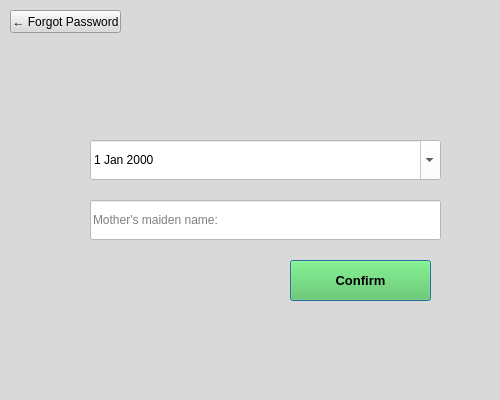
<?xml version="1.0" encoding="UTF-8"?>
<ui version="4.0">
 <class>ForgotPassword</class>
 <widget class="QDialog" name="ForgotPassword">
  <property name="geometry">
   <rect>
    <x>0</x>
    <y>0</y>
    <width>500</width>
    <height>400</height>
   </rect>
  </property>
  <property name="windowTitle">
   <string>Dialog</string>
  </property>
  <property name="styleSheet">
   <string notr="true">background-color:#D9D9D9;</string>
  </property>
  <widget class="QDateEdit" name="dateEdit">
   <property name="geometry">
    <rect>
     <x>90</x>
     <y>140</y>
     <width>351</width>
     <height>40</height>
    </rect>
   </property>
   <property name="styleSheet">
    <string notr="true">background-color:#FFFFFF;</string>
   </property>
   <property name="calendarPopup">
    <bool>true</bool>
   </property>
  </widget>
  <widget class="QLineEdit" name="lineEdit5">
   <property name="geometry">
    <rect>
     <x>90</x>
     <y>200</y>
     <width>351</width>
     <height>40</height>
    </rect>
   </property>
   <property name="styleSheet">
    <string notr="true">background-color:#FFFFFF;</string>
   </property>
   <property name="text">
    <string/>
   </property>
   <property name="placeholderText">
    <string>Mother's maiden name:</string>
   </property>
  </widget>
  <widget class="QPushButton" name="pushButton1">
   <property name="geometry">
    <rect>
     <x>290</x>
     <y>260</y>
     <width>141</width>
     <height>41</height>
    </rect>
   </property>
   <property name="font">
    <font>
     <family>Segoe UI</family>
     <pointsize>10</pointsize>
     <weight>75</weight>
     <bold>true</bold>
    </font>
   </property>
   <property name="styleSheet">
    <string notr="true">background-color:#53C851;</string>
   </property>
   <property name="text">
    <string>Confirm</string>
   </property>
   <property name="default">
    <bool>true</bool>
   </property>
   <property name="flat">
    <bool>false</bool>
   </property>
  </widget>
  <widget class="QPushButton" name="pushButton">
   <property name="geometry">
    <rect>
     <x>10</x>
     <y>10</y>
     <width>111</width>
     <height>23</height>
    </rect>
   </property>
   <property name="styleSheet">
    <string notr="true">background-color:#D9D9D9;</string>
   </property>
   <property name="text">
    <string>← Forgot Password</string>
   </property>
  </widget>
 </widget>
 <resources/>
 <connections/>
</ui>
